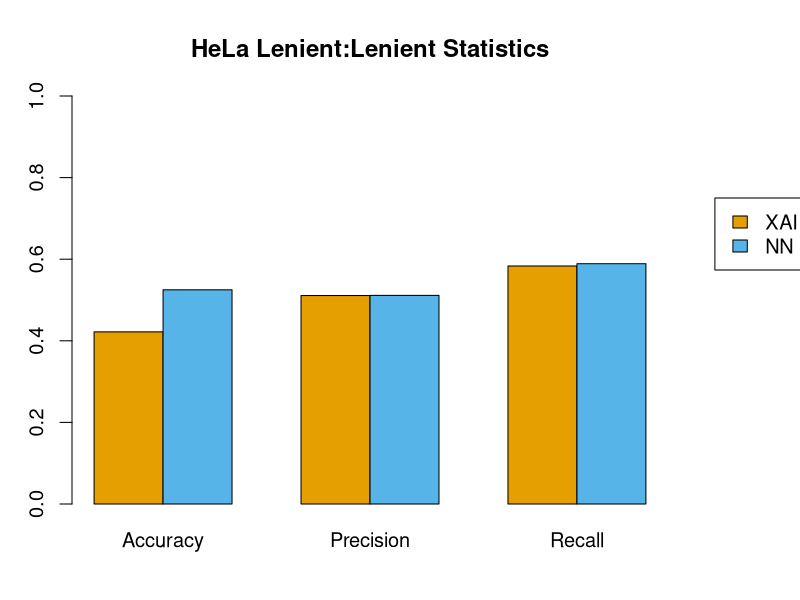

Recreate this plot in R.

cbbPalette <- c("#000000", "#E69F00", "#56B4E9", "#009E73", "#F0E442", "#0072B2", "#D55E00", "#CC79A7")

# HeLa matrix
HeLa_cmat <- matrix(0,2,3)
colnames(HeLa_cmat) <- c("Accuracy", "Precision", "Recall")
rownames(HeLa_cmat) <- c("XAI", "NN")

HeLa_cmat[1,1] <- 0.42188
HeLa_cmat[1,2] <- 0.51094
HeLa_cmat[1,3] <- 0.58333

HeLa_cmat[2,1] <- 0.52503
HeLa_cmat[2,2] <- 0.51126
HeLa_cmat[2,3] <- 0.58897

# Plotting HeLa
pdf(file = "~/Human_Datasets/Plots/Figure1/Extra_Performance/HeLa_lenient_lenient_barplots.pdf",
width = 6, height = 6, pointsize = 14)
par(mar=c(4,3,4,5.5), cex = 1.2)
par(xpd = NA)
    barplot(HeLa_cmat, col = cbbPalette[2:3], beside = T, ylim = c(0,1),
            main = "HeLa Lenient:Lenient Statistics"
            )
    legend(10,0.75,rownames(HeLa_cmat), fill=cbbPalette[2:3])
dev.off()
